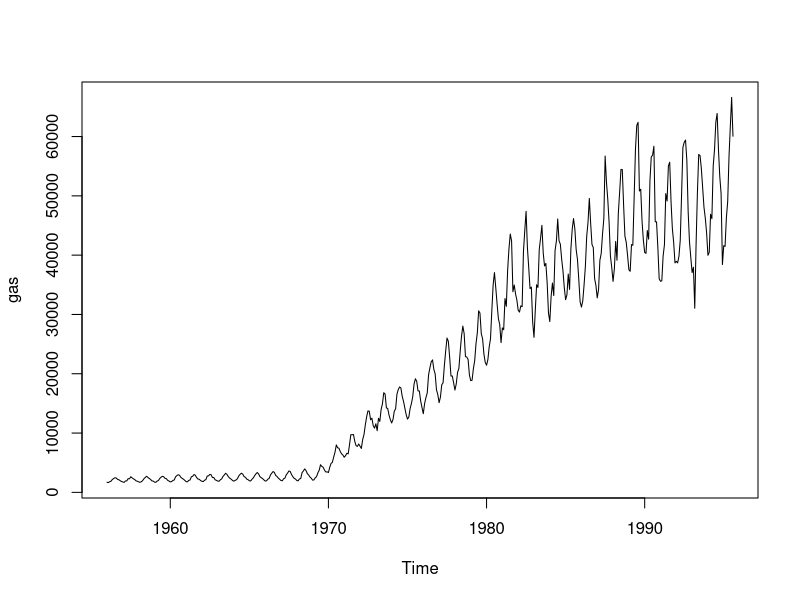
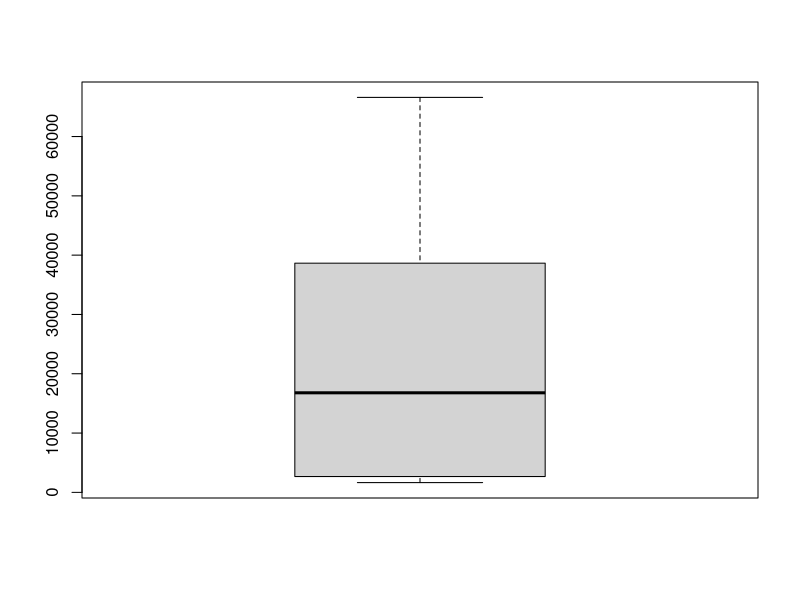
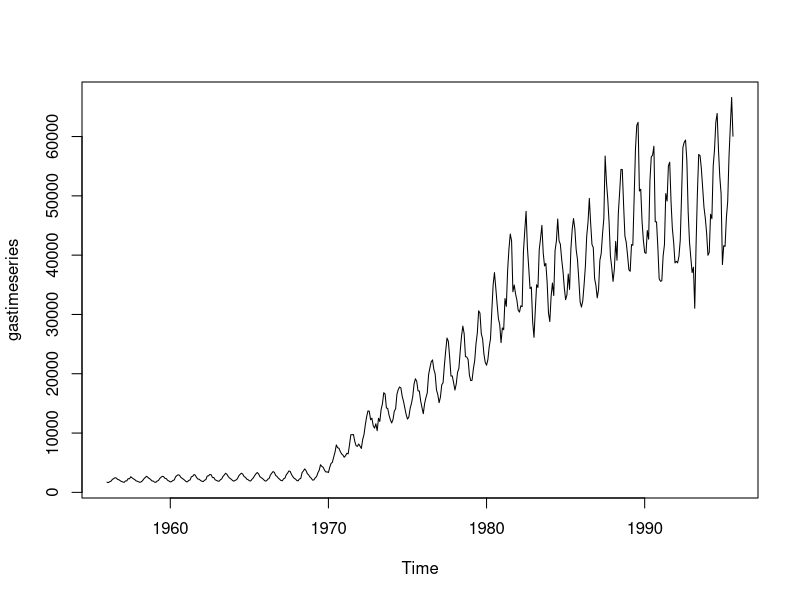
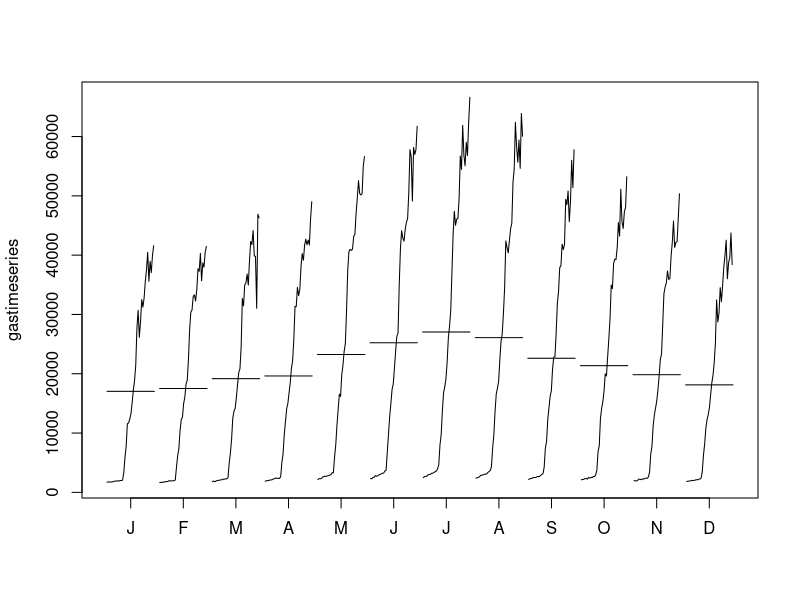
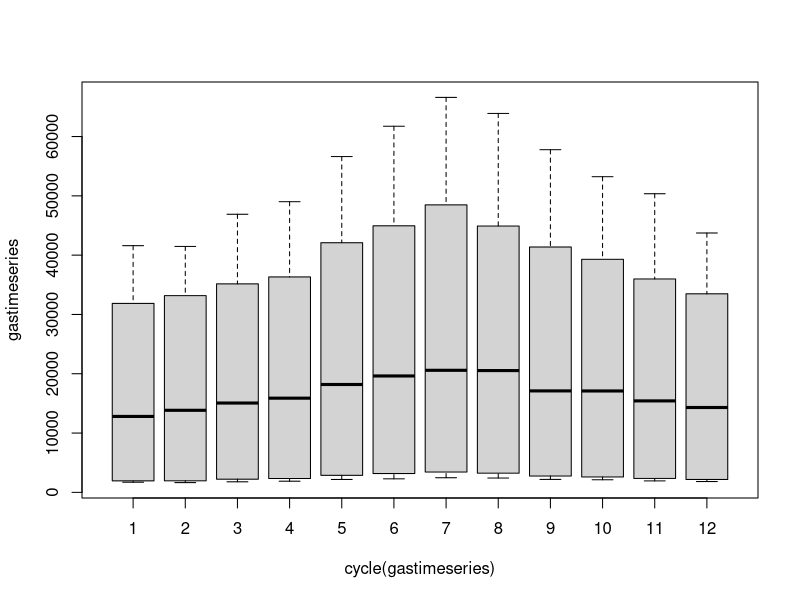
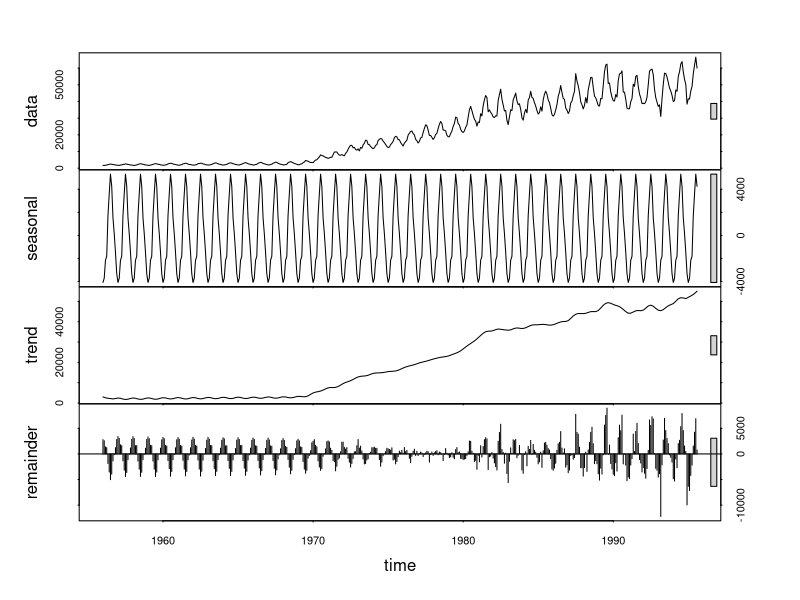
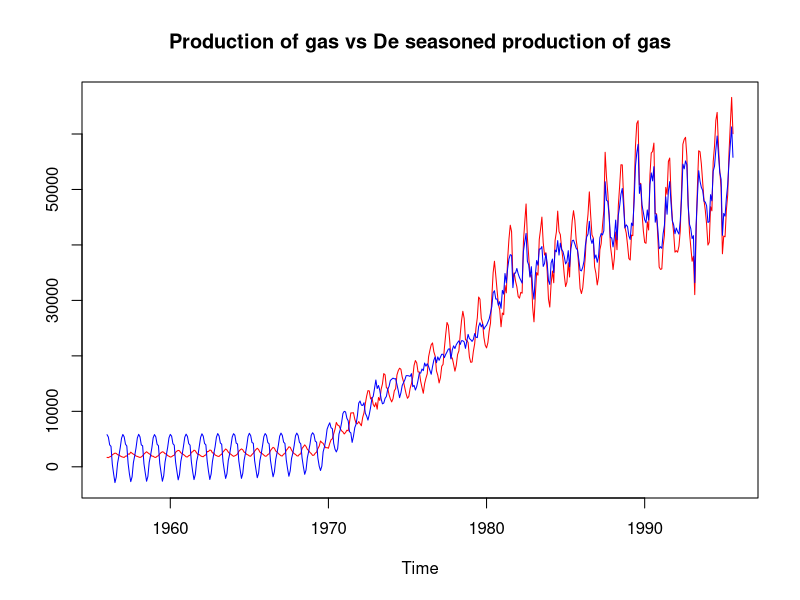
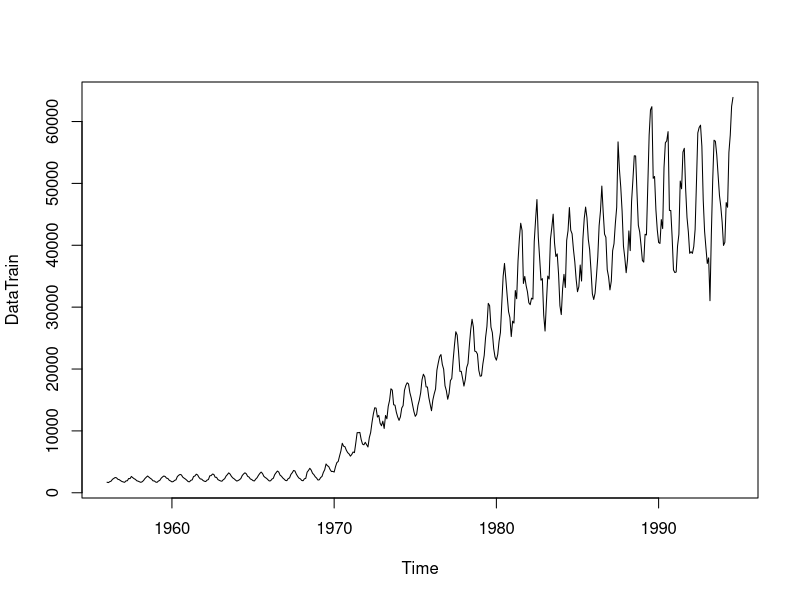

Here is the R script that generated these plots, in order: (Note: this script raises an error after producing the figures.)

install.packages("forecast")
install.packages("timeSeries")
library(forecast)
library(timeSeries)
##Reading the File

gas

head(gas)
tail(gas)
class(gas)

start(gas)
end(gas)
#graph
plot.ts(gas)
str(gas)

#checck for missing data
sum(is.na(gas))
#check for outliers
boxplot(gas)


library(psych)
describe(gas)


frequency(gas)
summary(gas)

#time series object

gastimeseries<-ts(gas, start = c(1956,1), end=c(1995,8), frequency = 12)
plot(gastimeseries)

#
monthplot(gastimeseries)
cycle(gastimeseries)
boxplot(gastimeseries~cycle(gastimeseries))

#decompose
gastimeseries_Sea <- stl(gastimeseries, s.window="p") #constant seasonality
plot(gastimeseries_Sea)


#Dseasonalise the time series
gastimeseries_Sea$time.series
series_names <- c('Deseasoned', 'Actual')

Deseason_gas <- (gastimeseries_Sea$time.series[,2] + gastimeseries_Sea$time.series[,3]) 
ts.plot(gastimeseries, Deseason_gas, col=c("red", "blue"), main="Production of gas vs De seasoned production of gas")

##Predictions
#splitting data in train and test

DataTrain <- window(gastimeseries, start=c(1956,1), end=c(1994,8), frequency = 12)
DataTest <- window(gastimeseries, start=c(1994,9),end = c(1995,8), frequency=12)

#decompose train data
plot(DataTrain)
gastrain <- stl(DataTrain, s.window="p")
plot(gastrain)

#forecast for 12 months
fcst.gas.stl <- forecast(gastrain, method="rwdrift", h=12) 
plot(fcst.gas.stl)

#comparing test data with mean of forecasted data
VecA<- cbind(DataTest,fcst.gas.stl$mean) 
VecA
plot.ts(VecA)

par(mfrow=c(1,1), mar=c(2, 2, 2, 2), mgp=c(3, 1, 0), las=0)
ts.plot(VecA, col=c("blue", "red"),xlab="year", ylab="production", main="Monthly production of gas: Actual vs Forecast")

##Box-Ljung test:
#H0: Residuals are Independent/ models do not show lack of fit
#Ha: Residuals are not Independent/ models show lack of fit
Box.test(fcst.gas.stl$residuals, lag=10, type="Ljung-Box")
#p value indicates alternative hypothesis is true, thus models show lack of fit
#model has seasonality and trend


#test of accuracy
MAPEgas <- mean(abs(VecA[,1]-VecA[,2])/VecA[,1]) 
MAPEgas
##Error is 18.9%, erroe is decent adn accuracy is decent, but the model is not so good.


#let us do holt winters method as data has trend as well as seasonality
hwgas<-HoltWinters(as.ts(DataTrain), seasonal = "additive")
hwgas

hwgasForecast <- forecast(hwgas, h=12) 
Vec1 <- cbind(DataTest,hwgasForecast)
plot(Vec1)

par(mfrow=c(1,1), mar=c(2, 2, 2, 2), mgp=c(3, 1, 0), las=0)
ts.plot(Vec1[,1],Vec1[,2], col=c("blue","red"),xlab="year", ylab="production", main="Production: Actual vs Forecast")
#nothinh much can be concluded from plot
#this is plot of test data and forecasted value but better than previous one
#very close and hand on hand

Box.test(hwgasForecast$residuals, lag=10, type="Ljung-Box")
#we fail to reject null hypothesis, hence model show fit and residuals are independent.
#this is good fit
#Accuracy
MAPE1 <- mean(abs(Vec1[,1]-Vec1[,2])/Vec1[,1]) 
MAPE1
#there are 3.8% error, 
#from graph also we can say it is god fit with less error


library(tseries) 
adf.test(gastimeseries)
#H0:Series is not stationary
#Ha:Series is stationary
#p value is 0.2>0.05 thus we fail to reject null hypothesis
#series is not stationary



#differencing to make series stationary
diff_gastimeseries <- diff(gastimeseries) 
plot(diff_gastimeseries)

adf.test(diff_gastimeseries)
#p value is less than alpha, we reject null hypothesis and nnow this series is stationary.


#let us check ACF and PACF
acf(gastimeseries)
acf(gastimeseries,lag=15)
#observations are correlated 
acf(diff_gastimeseries, lag=15)
#correlations has been significantly dropped and at certain points also not correlated
#regular patterns are observed due to seasonality

#to check seasonality we are increasing number of lags
acf(gastimeseries,lag=30)
acf(diff_gastimeseries, lag=30)

#we are increasing lag to check and confirm the presence of seasonality
#Checking with Lag 50
acf(gastimeseries,lag=50)
acf(diff_gastimeseries, lag=50)
#pattern has been observed due to seasonality

acf(gastimeseries,lag=80)
acf(diff_gastimeseries, lag=80)
#so now it is confirmed that seasonality is present and hence we will do Seasonal ARIMA
#q=5


pacf(gastimeseries)
pacf(diff_gastimeseries, lag = 15)
pacf(diff_gastimeseries, lag = 30)
pacf(diff_gastimeseries, lag = 50)
#from this also we can say seasona component is present and correlation exist
#p=1, lag after 1

##ARIMA, 
#here there is one difference hence d = 1
gas.arima.fit.train <- auto.arima(DataTrain, seasonal=TRUE)
gas.arima.fit.train
###Model comes to be (1,1,5) here d=1 as we took only one difference.

plot(gas.arima.fit.train$residuals)

#let us compare the results
plot(gas.arima.fit.train$x,col="blue") 
lines(gas.arima.fit.train$fitted, col="red")
plot(gas.arima.fit.train$fitted, gas.arima.fit.train$x, col=c("red","blue"), main = "Production: Actual vs forecast")

library("Metrics")
mape(gas.arima.fit.train$fitted, gas.arima.fit.train$x)

#3.8% error and from graph they are nicely fitted


Box.test(gas.arima.fit.train$residuals, lag = 10, type = c("Ljung-Box"), fitdf = 0)
#pvalue is greater than alpha, Ho model if fit , going with null hypo thus model is fit
#good fit with 3.8% error better than holtz winter as in holtz winter there was 5.3% error


#forecast
Arimafcastgas <- forecast(gas.arima.fit.train, h=20) 
Vec2 <- cbind(DataTest,Arimafcastgas)
par(mfrow=c(1,1), mar=c(2, 2, 2, 2), mgp=c(3, 1, 0), las=0)
ts.plot(Vec2[,1],Vec2[,2], col=c("blue","red"),xlab="year", ylab="production", main="production of gas: Actual vs Forecast")
